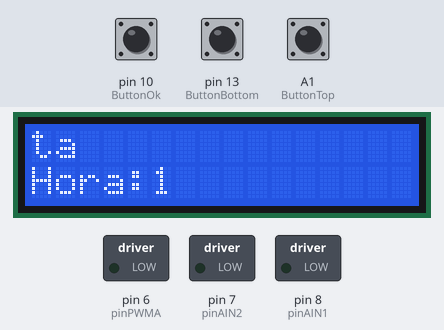
A sketch run on a simulated Arduino Uno, built with avr-gcc and run on an emulated ATmega328P. Parts: 16×2 character LCD, switched loads named in the sketch (green lamp = pin HIGH). The test bench sets the inputs (shaded band); at power-on: pin 10 (ButtonOk) HIGH, A1 (ButtonTop) HIGH, pin 13 (ButtonBottom) HIGH. The local clock reads 2024-03-15 10:24:30 at power-on unless the sketch sets it; what the sketch prints to the serial monitor is not drawn.

Above: at 3.2 s.
3.3 s: pin 10 (ButtonOk) pulled LOW for 0.8 s
At 4.2 s:
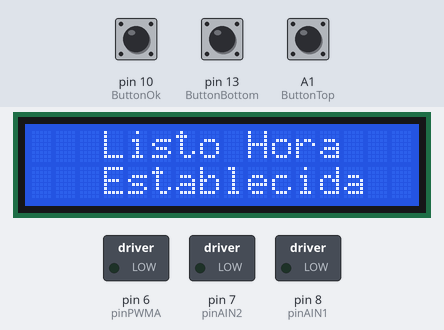
7.5 s: pin 10 (ButtonOk) pulled LOW for 3.2 s
At 9.3 s:
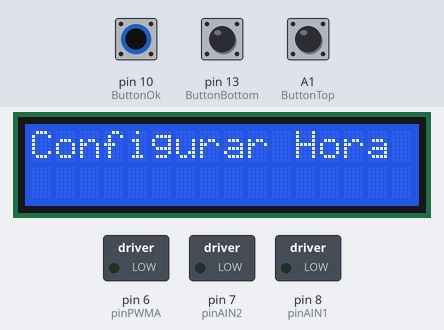
14.1 s: A1 (ButtonTop) pulled LOW for 0.8 s
At 15.7 s:
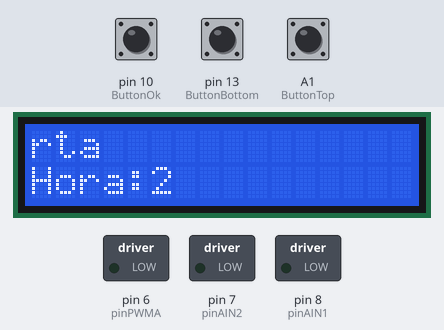
18.3 s: pin 13 (ButtonBottom) pulled LOW for 0.8 s
At 19.3 s:
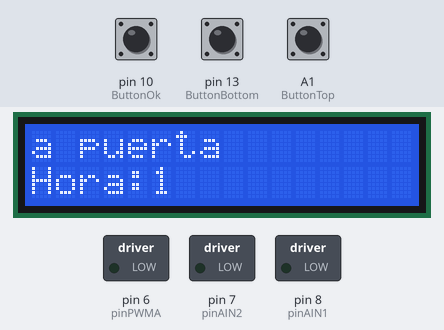
22.3 s: A1 (ButtonTop) pulled LOW for 0.8 s
At 23.3 s:
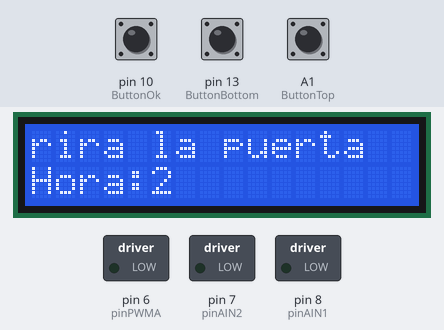
25.9 s: pin 13 (ButtonBottom) pulled LOW for 0.8 s
At 27.1 s:
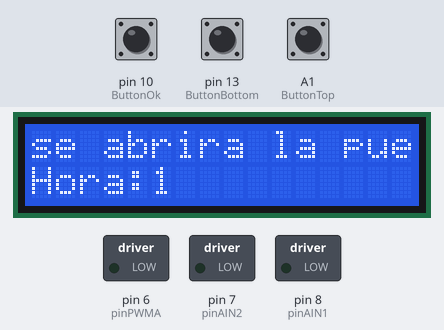
Timing chart, 0 to 28.9 s (numbered marks = the images above; inputs shaded):
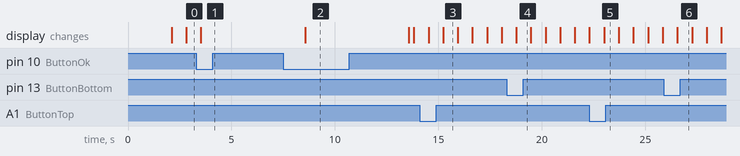

The sketch:

Puerta_para_pollos.ino
```cpp
// -> MoonMakers <-

// -> time module <-
#include <ThreeWire.h>
#include <RtcDS1302.h>

ThreeWire myWire(A4, A5, A2); // IO, SCLK, CE
RtcDS1302<ThreeWire> Rtc(myWire);

// -> LCD 16x2 <-

#include <LiquidCrystal.h>

// -> DC Motor <-

const int pinPWMA = 6;
const int pinAIN2 = 7;
const int pinAIN1 = 8;
const int pinSTBY = 9; // 12

const int waitTime = 2000;   //espera entre fases
const int speed = 200;      //velocidad de giro

const int pinMotorA[3] = { pinPWMA, pinAIN2, pinAIN1 };

enum moveDirection {
  forward,
  backward
};

bool activate = false;

// -> Fotorresistor <-

const int LDRPin = A0;
int input = 0;

// -> LCD buttons 16x2 <-

const int ButtonTop = A1;
const int ButtonBottom = 13;
const int ButtonOk = 10;

byte statusOkButton = 0; //0 -> no se ha echo nada, 1 -> recalibrar, 2 -> abrier puerta, 3 -> cerrar puerta,
int valueOkButton = HIGH;
int statusTopButton = HIGH;
int statusBottomButton = HIGH;

// -> time module <-

int TiempoAbrirPuerta = 1;
int TiempoCerrarPuerta = 23;

String timeValue = "";

byte dayStatus = 0; // 0 -> no definido, 1 -> Dia , 2-> noche

// -> LCD buttons 16x2 <-

const int rs = 12, en = 11, d4 = 5, d5 = 4, d6 = 3, d7 = 2;
LiquidCrystal lcd(rs, en, d4, d5, d6, d7);

void setup() {
  Serial.begin(9600);

  pinMode(pinAIN2, OUTPUT);
  pinMode(pinAIN1, OUTPUT);
  pinMode(pinPWMA, OUTPUT);

  pinMode(ButtonTop, INPUT);
  pinMode(ButtonBottom, INPUT);
  pinMode(ButtonOk, INPUT);

  pinMode(LDRPin, INPUT);

  pinMode(13, INPUT);
  pinMode(10, INPUT);
  // -> LCD 16x2 <-

  // set up the LCD's number of columns and rows:
  lcd.begin(16, 2);

  // Print a message to the LCD.
  lcd.print("   MoonMakers   ");

  delay(2000);
  lcd.clear();

  Rtc.Begin();

  // -> modulo time <-
  RtcDateTime compiled = RtcDateTime(__DATE__, __TIME__);
  printDateTime(compiled);
  Serial.println();

  if (!Rtc.IsDateTimeValid())
  {
    // Common Causes:
    //    1) first time you ran and the device wasn't running yet
    //    2) the battery on the device is low or even missing

    Serial.println("RTC lost confidence in the DateTime!");
    Rtc.SetDateTime(compiled);
  }

  if (Rtc.GetIsWriteProtected())
  {
    Serial.println("RTC was write protected, enabling writing now");
    Rtc.SetIsWriteProtected(false);
  }

  if (!Rtc.GetIsRunning())
  {
    Serial.println("RTC was not actively running, starting now");
    Rtc.SetIsRunning(true);
  }

  RtcDateTime now = Rtc.GetDateTime();
  if (now < compiled)
  {
    Serial.println("RTC is older than compile time!  (Updating DateTime)");
    Rtc.SetDateTime(compiled);
  }
  else if (now > compiled)
  {
    Serial.println("RTC is newer than compile time. (this is expected)");
  }
  else if (now == compiled)
  {
    Serial.println("RTC is the same as compile time! (not expected but all is fine)");
  }
}

void loop() {

  // -> time module <-

  RtcDateTime now = Rtc.GetDateTime();

  printDateTime(now);
  Serial.println();

  BottonsTime(0);
  if (statusOkButton == 3) {
    BottonsTime(0);

    VerificarTiempo(now);

    // noche
    if (activate == false &&  dayStatus == 1 ) {
      Serial.println("--->  if 1 noche");
      enableMotors();
      move(forward, 180);
      delay(waitTime);
      activate = true;
      fullStop();
    }

    // dia
    if (activate == true &&  dayStatus == 2   ) {
      Serial.println("--->  if 2 Dia");
      enableMotors();
      move(backward, 180);
      delay(waitTime);
      activate = false;
      fullStop();

    }

    lcd.clear();
    lcd.setCursor(0, 0);
    lcd.print("La Hora es: ");
    lcd.setCursor(0, 1);
    lcd.print(timeValue);
    delay(250);

  } else {

    lcd.clear();

    String textA = "          A que hora se abrira la puerta";
    String textB = "         A que hora se cerrara la puerta";

    int tam_textoA = textA.length();
    int tam_textoB = textB.length();

    if (statusOkButton == 2) {
      for (int i = tam_textoB; i > 0 ; i--) {
        String texto = textB.substring(i - 1);

        lcd.clear();
        lcd.setCursor(0, 0);
        lcd.print(texto);

        BottonsTime(2);

        lcd.setCursor(0, 1);
        lcd.print("Hora:");

        lcd.setCursor(5, 1);
        lcd.print(TiempoCerrarPuerta);

        if (statusOkButton == 3 ) {
          lcd.clear();
          lcd.setCursor(0, 0);
          lcd.print("   Listo Hora   ");
          lcd.setCursor(0, 1);
          lcd.print("   Establecida  ");

          delay(5000);
          break;
        }

        delay(700);
        lcd.clear();
      }
    }

    BottonsTime(0);

    if (statusOkButton == 0 || statusOkButton == 1) {
      for (int i = tam_textoA; i > 0 ; i--) {
        String texto = textA.substring(i - 1);

        // Limpiamos pantalla
        lcd.clear();
        lcd.setCursor(0, 0);
        lcd.print(texto);
        BottonsTime(1);

        lcd.setCursor(0, 1);
        lcd.print("Hora:");

        lcd.setCursor(5, 1);
        lcd.print(TiempoAbrirPuerta);

        if (statusOkButton >= 2 ) {
          lcd.clear();
          lcd.setCursor(0, 0);
          lcd.print("   Listo Hora   ");
          lcd.setCursor(0, 1);
          lcd.print("   Establecida  ");

          delay(5000);
          break;
        }

        delay(700);
        lcd.clear();
      }
    }

  }

}


void BottonsTime(int varTime) {
  statusTopButton = digitalRead(ButtonTop);
  statusBottomButton = digitalRead(ButtonBottom);
  valueOkButton = digitalRead(ButtonOk);

  if (statusTopButton == LOW) {
    Serial.println("-> statusTopButton > " + varTime);

    if (varTime == 1) {
      if (TiempoAbrirPuerta <= 22) {
        TiempoAbrirPuerta += 1;
      }

    } else if (varTime == 2) {
      if (TiempoCerrarPuerta <= 22) {
        TiempoCerrarPuerta += 1;
      }

    }

  }

  if (statusBottomButton == LOW) {
    Serial.println("-> statusBottomButton < " + varTime);

    if (varTime == 1) {
      if (TiempoAbrirPuerta >= 2) {
        TiempoAbrirPuerta -= 1;
      }

    } else if (varTime == 2) {
      if ((TiempoCerrarPuerta - TiempoAbrirPuerta) >= 2) {
        TiempoCerrarPuerta -= 1;
      }

    }

  }

  if (valueOkButton == LOW) {
    Serial.print("-> valueOkButton OK -> ");
    Serial.println(statusOkButton);

    if (statusOkButton == 3) {
      Serial.print("---> Restar ---> ");

      lcd.clear();
      lcd.setCursor(0, 0);
      lcd.print("Configurar Hora");

      statusOkButton = 1;
      delay(5000);


    } else if (statusOkButton == 2) {
      statusOkButton = 3;

    } else if (statusOkButton == 0 || statusOkButton == 1) {
      statusOkButton = 2;

    }
  }

}


// -> DC Motor

void move(int direction, int speed)
{
  if (direction == forward)
  {
    moveMotorForward(pinMotorA, speed);
  }
  else
  {
    moveMotorBackward(pinMotorA, speed);
  }
}


void fullStop()
{
  disableMotors();
  stopMotor(pinMotorA);
}

//Funciones que controlan los motores

void moveMotorForward(const int pinMotor[3], int speed)
{
  digitalWrite(pinMotor[1], HIGH);
  digitalWrite(pinMotor[2], LOW);

  analogWrite(pinMotor[0], speed);
}

void moveMotorBackward(const int pinMotor[3], int speed)
{
  digitalWrite(pinMotor[1], LOW);
  digitalWrite(pinMotor[2], HIGH);

  analogWrite(pinMotor[0], speed);
}

void stopMotor(const int pinMotor[3])
{
  digitalWrite(pinMotor[1], LOW);
  digitalWrite(pinMotor[2], LOW);

  analogWrite(pinMotor[0], 0);
}

void enableMotors()
{
  digitalWrite(pinSTBY, HIGH);
}

void disableMotors()
{
  digitalWrite(pinSTBY, LOW);
}

// -> time module
#define countof(a) (sizeof(a) / sizeof(a[0]))

void printDateTime(const RtcDateTime& dt) {
  char datestring[20];

  snprintf_P(datestring,
             countof(datestring),
             PSTR("%02u/%02u/%04u %02u:%02u:%02u"),
             dt.Month(),
             dt.Day(),
             dt.Year(),
             dt.Hour(),
             dt.Minute(),
             dt.Second() );

  Serial.print(datestring);

  snprintf_P(datestring,
             countof(datestring),
             PSTR("%02u:%02u:%02u"),
             dt.Hour(),
             dt.Minute(),
             dt.Second() );

  timeValue = datestring;
}
void VerificarTiempo(const RtcDateTime& dt) {

  if ( TiempoAbrirPuerta == dt.Hour() ) {
    dayStatus = 1;
  }

  if ( TiempoCerrarPuerta == dt.Hour() ) {
    dayStatus = 2;
  }

}
```

Measured:
- after the input at 3.3 s, the display: changes after 0.22 s (image 1)
- after the input at 7.5 s, the display: changes after 1.1 s (image 2)
- what the display in image 3 shows lasts 0.7 s, from 15.2 s to 15.9 s
